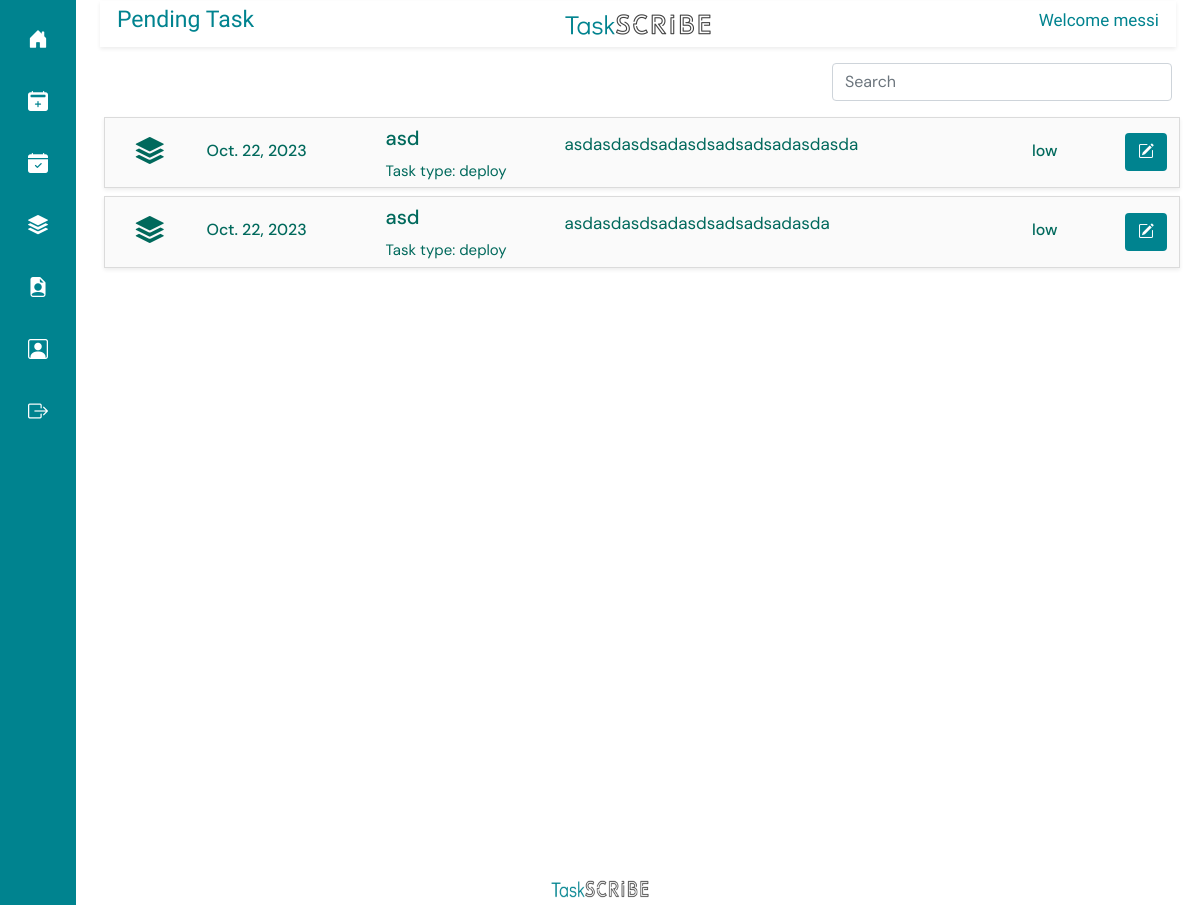
The app's page /pending-task/ (signed in) with its own data.
### taskapp/models.py (models this page shows, shortened)
class CustomUser(AbstractUser):
    ROLE_CHOICES = (
        ('admin', 'Admin'),
        ('general', 'General'),
    )
    role = models.CharField(max_length=10, choices=ROLE_CHOICES, default='general')

class Task(models.Model):
    name = models.CharField(max_length=500,)
    user = models.ForeignKey(CustomUser, on_delete=models.PROTECT)
    type = models.ForeignKey(Type, on_delete=models.CASCADE)
    client = models.ForeignKey(Client, on_delete=models.PROTECT)
    date = models.DateField()
    priority = models.CharField(max_length=6, choices=PRIORITY, default='low', null=True)
    created_at = models.DateField(auto_now_add=True, null=True)
    status = models.CharField(max_length=1, choices=STATUS, default='0')
    time = models.FloatField()

class Client(models.Model):
    name = models.CharField(max_length=100)
    description = models.TextField(max_length=500, null=True)
    file = models.FileField(upload_to='documetns/')
    original_filename = models.CharField(max_length=255)
    uploaded_at = models.DateTimeField(auto_now_add=True)

class Type(models.Model):
    name = models.CharField(max_length=100)
    def __str__(self) -> str:
        return self.name

### taskapp/views.py (the view)
# urls.py: path('pending-task/', pending_task, name="pending_task"),
@login_required(login_url="/login/")
def pending_task(request):
    userall = CustomUser.objects.get(id=request.user.id)
    pending_tasks = Task.objects.filter(user=userall, status="0").order_by('priority')
    return render(request, "pending.html", {
        "pending_tasks" : pending_tasks
    })

### templates/pending.html (shortened to what this page needs)
{% extends 'base.html' %}
{% load static %}
{% block titlecontent %}
<div class="row shadow-sm align-items-center" style=" margin-top: 1px; padding: 5px;  color: #00838f;">
  <div class="col">
    <h2 style="font-family: Didact Gothic; text-align: left; font-size: 23px;">Pending Task</h2>
  </div>
  <div class="col align-items-center text-center">
    <img src="{% static 'img/logof.png' %}" width="150px" height="25px" alt="">
  </div>
  <div class="col align-items-center" >
      <h2  style="font-family: Didact Gothic; text-align: right; font-size: 17px;">Welcome {{ user.username }}</h2>
  </div>
</div>
{% endblock %}
{% block content %}
<div class="row mt-3 m-1">
  <div class="col-8">
  </div>
  <div class="col-4">
    <input class="form-control" type="text" id="searchInput" placeholder="Search">
</div>
</div>
<div class="container-fluid " style=" border-radius: 0; height: 100vh; overflow-y: auto; padding-bottom: 3vh;" id="cardList">
  <div class="row  mt-2">
    {% for task in pending_tasks %}
    <div class=" card m-1 py-1 shadow-sm" style="background-color: #FAFAFA; border-radius: 0;">
      <div class="row align-items-center" style="text-align: center;">
        <div class="col-12 col-md-1">
          <i class="bi bi-stack fs-3"></i>
        </div>
        <div class="col-12 col-md-2" style="text-align: left;">
          <h6 class="pt-1 text-primary-d1 letter-spacing">
            {{task.created_at}}
          </h6>
        </div>
        <div class="col-12 col-md-2" style="text-align: left;">
          <h5 class="pt-1">
            {{task.client.name}}
          </h5>
            <span style="font-size: 15px;">
              Task type: {{ task.type }}
            </span>
        </div>
        <div class="col-12 col-md-5 " style="text-align: left;">
              <p style="  text-align: justify;
              white-space: nowrap;
              max-width: 40ch;
              text-overflow: ellipsis;
              overflow-x: hidden;">{{task.name}}</p>
        </div>
        <div class="col-12 col-md-1" style="text-align: center;">
          <h6 class="pt-1 text-primary-d1 letter-spacing">
            {{task.priority}}
          </h6>
        </div>
        <div class="col-12 col-md-1 " style="text-align: right;">
          <button type="button" class="btn btn-floating edit-task" data-bs-toggle="modal"
            data-bs-target="#exampleModal" data-task-id="{{ task.id }}"
            style="background-color: #00838f; color: #fff;"><i class="bi bi-pencil-square"></i></button>
        </div>
      </div>
    </div>
    {% endfor %}
  </div>
</div>
{% endblock%}

### templates/base.html (style rules this page uses)
body { font-family: 'DM Sans'; font-size: 17px; background-color: #fff ; color: #00695c; }

### records on screen
CustomUser: username "messi"
Task: created_at "Oct. 22, 2023", client.name "asd", type "deploy", name "asdasdasdsadasdsadsadsadasdasda", priority "low"
Task: created_at "Oct. 22, 2023", client.name "asd", type "deploy", name "asdasdasdsadasdsadsadsadasda", priority "low"
